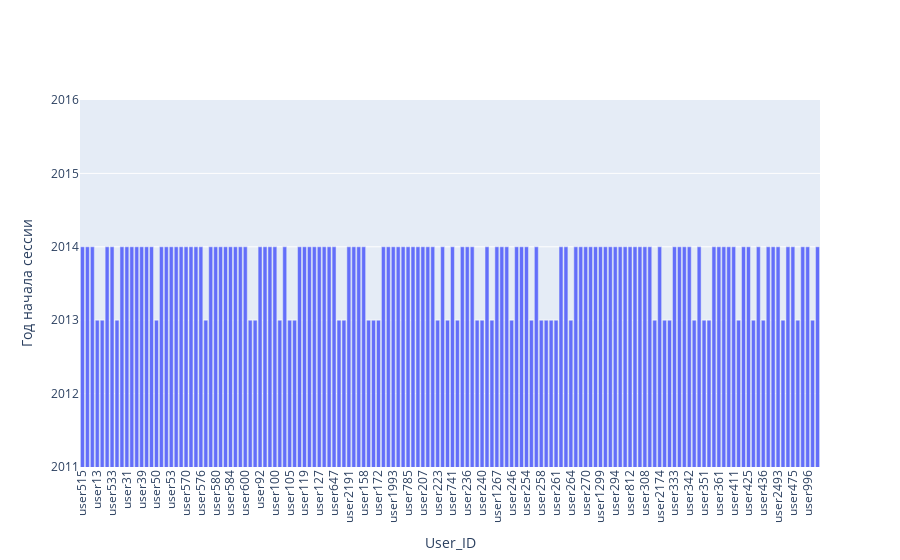

Notebook cell for this chart:
### Markdown cell above
Выведите медианный год начала сессии для сессий 150 пользователей

### Code cell
d = {}
for user_x in new_train_data_150users['user_id'].unique():
    d[user_x] =int(np.median(new_train_data_150users[new_train_data_150users['user_id'] == user_x]['Start_Year']))

data_viz =  go.Bar(
    x = map(lambda x: 'user'+x, map(str,d.keys())),
    y = d.values()
)

fig = go.Figure(data = [data_viz])
fig.update_xaxes(tickangle=-90)
fig.update_yaxes(range=[2011, 2016])
fig.update_layout(xaxis_title='User_ID', yaxis_title=u'Год начала сессии')
iplot(fig)

### Figure 1 — Plotly figure (JSON) as saved in the notebook; plotly's stock layout.template omitted (floating-point values rounded to 4 significant figures; data arrays with more than 128 entries replaced by an {"elided": "..."} marker saying what was removed)
{"data": [{"type": "bar", "x": {"elided": "150 str values"}, "y": {"elided": "150 int values"}}], "layout": {"xaxis": {"tickangle": -90, "title": {"text": "User_ID"}}, "yaxis": {"range": [2011, 2016], "title": {"text": "Год начала сессии"}}}}
